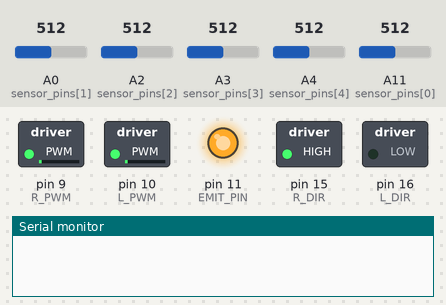
Bench run of a sketch on a simulated Arduino Mega 2560, built with avr-gcc and run on an emulated ATmega2560. Parts: switched loads named in the sketch (green lamp = pin HIGH), output pins drawn as LEDs (lit = HIGH), the last lines printed to the serial monitor. The test bench sets the inputs (shaded band); at power-on: A0 (sensor_pins[1]) = 512, A2 (sensor_pins[2]) = 512, A3 (sensor_pins[3]) = 512, A4 (sensor_pins[4]) = 512, A11 (sensor_pins[0]) = 512.

Above: at 0.1 s.
At 5.1 s:
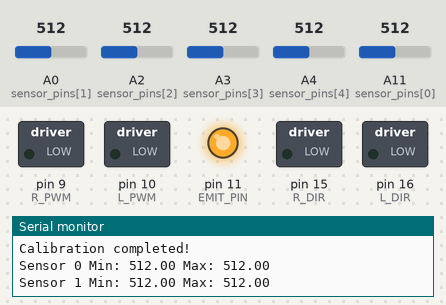
Timing chart, 0 to 6.6 s (numbered marks = the images above):
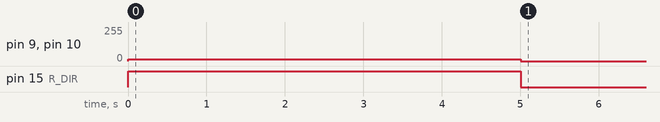

The sketch:

lineSensorTest.ino
```cpp
#include "LineSensors.h"
#include "Motors.h"

LineSensors_c line_sensors;
Motors_c motors;

bool calibrating = true;

void setup() {
    // 初始化串口通信
    Serial.begin(9600);

    // 初始化线传感器
    line_sensors.initialiseForADC();

    // 初始化电机
     motors.initialise();

    // 设置初始的最大最小值
    for (int sensor = 0; sensor < NUM_SENSORS; sensor++) {
        line_sensors.maximum[sensor] = 0;  // 初始最大值
        line_sensors.minimum[sensor] = 1023;  // 初始最小值
    }

    // 让小车开始旋转
    motors.setPWM(15, -15); // 设置电机反向旋转
}

void loop() {
    if (calibrating) {
        // 读取传感器的原始值
        line_sensors.readSensorsADC();

        // 更新每个传感器的最大值和最小值
        for (int sensor = 0; sensor < NUM_SENSORS; sensor++) {
            if (line_sensors.readings[sensor] > line_sensors.maximum[sensor]) {
                line_sensors.maximum[sensor] = line_sensors.readings[sensor];  // 更新最大值
            }
            if (line_sensors.readings[sensor] < line_sensors.minimum[sensor]) {
                line_sensors.minimum[sensor] = line_sensors.readings[sensor];  // 更新最小值
            }
        }

        // 让机器人旋转一段时间后停止校准
        delay(10);  // 给每次读取之间留出间隔
        if (millis() > 5000) {  // 校准5秒
            motors.setPWM(0, 0); // 停止电机旋转
            calibrating = false;
            Serial.println("Calibration completed!");

            // 输出校准后的最大值和最小值
            for (int sensor = 0; sensor < NUM_SENSORS; sensor++) {
                Serial.print("Sensor ");
                Serial.print(sensor);
                Serial.print(" Min: ");
                Serial.print(line_sensors.minimum[sensor]);
                Serial.print(" Max: ");
                Serial.println(line_sensors.maximum[sensor]);
            }
        }
    } else {
        // 校准完成后使用校准值读取传感器数据
        line_sensors.calcCalibratedADC();

        // 打印校准后的数据
        for (int sensor = 0; sensor < NUM_SENSORS; sensor++) {
            Serial.print("Calibrated sensor ");
            Serial.print(sensor);
            Serial.print(": ");
            Serial.println(line_sensors.calibrated[sensor], 4);  // 输出四位小数
        }

        delay(500);  // 每500毫秒输出一次
    }
}
```

LineSensors.h
```cpp
/***************************************
 ,        .       .           .     ,-.
 |        |       |           |        )
 |    ,-: |-. ,-. |-. ,-. ,-. |-      /
 |    | | | | `-. | | |-' |-' |      /
 `--' `-` `-' `-' ' ' `-' `-' `-'   '--'
****************************************/

// this #ifndef stops this file
// from being included mored than
// once by the compiler.
#ifndef _LINESENSORS_H
#define _LINESENSORS_H

// We will use all 5 line sensors (DN1 - 5)
// and so define a constant here, rather than
// type '5' in lots of places.
#define NUM_SENSORS 5

// Pin definitions
// This time, we will use an array to store the
// pin definitions.  This is a bit like a list.
// This way, we can either loop through the
// list automatically, or we can ask for a pin
// by indexing, e.g. sensor_pins[0] is A11,
// sensors_pins[1] is A0.
const int sensor_pins[ NUM_SENSORS ] = { A11, A0, A2, A3, A4 };

// This is the pin used to turn on the infra-
// red LEDs.
#define EMIT_PIN   11


// Class to operate the linesensors.
class LineSensors_c {

  public:

    // Store your readings into this array.
    // You can then access these readings elsewhere
    // by using the syntax line_sensors.readings[n];
    // Where n is a value [0:4]
    float readings[ NUM_SENSORS ];

    // Variables to store calibration constants.
    // Make use of these as a part of the exercises
    // in labsheet 2.
    float minimum[ NUM_SENSORS ];
    float maximum[ NUM_SENSORS ];
    float scaling[ NUM_SENSORS ];

    // Variable to store the calculated calibrated
    // (corrected) readings. Needs to be updated via
    // a function call, which is completed in
    // labsheet 2.
    float calibrated[ NUM_SENSORS ];

    // Constructor, must exist.
    LineSensor_c() {
      // leave this empty
    }

    // Refer to Labsheet 2: Approach 1
    // Fix areas marked ????
    // Use this function to setup the pins required
    // to perform an read of the line sensors using
    // the ADC.
    void initialiseForADC() {

      // Ensure that the IR LEDs are on
      // for line sensing
      pinMode( EMIT_PIN, OUTPUT );
      digitalWrite( EMIT_PIN, HIGH );

      // Configure the line sensor pins
      // DN1, DN2, DN3, DN4, DN5.
      for( int sensor = 0; sensor < NUM_SENSORS; sensor++ ) {
      pinMode(sensor_pins[sensor], INPUT_PULLUP);
      }

    } // End of initialiseForADC()


    // Refer to Labsheet 2: Approach 1
    // Fix areas marked ????
    // This function is as simple as using a call to
    // analogRead()
    void readSensorsADC() {

      // First, initialise the pins.
      // You need to complete this function (above).
      initialiseForADC();

      for( int sensor = 0; sensor < NUM_SENSORS; sensor++ ) {
      readings[sensor] = analogRead(sensor_pins[sensor]);
      }

    } // End of readSensorsADC()


    // Use this function to apply the calibration values
    // that were captured in your calibration routine.
    // Therefore, you will need to write a calibration
    // routine (see Labsheet 2)
    void calcCalibratedADC() {

      // Get latest readings (raw values)
      readSensorsADC();

      // Apply calibration values, store in calibrated[]
          for (int sensor = 0; sensor < NUM_SENSORS; sensor++) {
        // 防止除以零的情况
        if (maximum[sensor] != minimum[sensor]) {
            calibrated[sensor] = (readings[sensor] - minimum[sensor]) / (maximum[sensor] - minimum[sensor]);
        } else {
            calibrated[sensor] = 0.0; // 如果没有检测到变化，设置为0
        }
    }


    } // End of calcCalibratedADC()


    // Part of the Advanced Exercises for Labsheet 2
    void initialiseForDigital() {

      // Ensure that the IR LEDs are on
      // for line sensing
      pinMode( EMIT_PIN, OUTPUT );
      digitalWrite( EMIT_PIN, HIGH );

    } // End of initialiseForDigital()

    // Part of the Advanced Exercises for Labsheet 2
    void readSensorsDigital() {
    //  ???
    } // End of readSensorsDigital()

}; // End of LineSensor_c class defintion


#endif
```

Motors.h
```cpp
#ifndef _MOTORS_H
#define _MOTORS_H

// Correct Pin definitions
#define L_PWM 10
#define L_DIR 16
#define R_PWM 9
#define R_DIR 15

// Maximum PWM value
#define MAX_PWM 180.0

// Class to operate the motors.
class Motors_c {

  public:

    // Constructor, must exist.
    Motors_c() {
      // Leave empty. Ensure initialise() is called instead.
    }

    // Initialize motor pins
    void initialise() {
      // Set motor pins as outputs
      pinMode(L_PWM, OUTPUT);
      pinMode(L_DIR, OUTPUT);
      pinMode(R_PWM, OUTPUT);
      pinMode(R_DIR, OUTPUT);

      // Set initial direction
      digitalWrite(L_DIR, LOW);
      digitalWrite(R_DIR, LOW);
    }

    // Set PWM power for the motors
    void setPWM(float left_pwr, float right_pwr) {
      // Control left motor direction
      if (left_pwr < 0) {
        digitalWrite(L_DIR, HIGH);  // Reverse
        left_pwr = -left_pwr;       // Convert to positive for PWM
      } else {
        digitalWrite(L_DIR, LOW);   // Forward
      }

      // Control right motor direction
      if (right_pwr < 0) {
        digitalWrite(R_DIR, HIGH);  // Reverse
        right_pwr = -right_pwr;     // Convert to positive for PWM
      } else {
        digitalWrite(R_DIR, LOW);   // Forward
      }

      // Ensure PWM values are within range [0, MAX_PWM]
      left_pwr = constrain(left_pwr, 0, MAX_PWM);
      right_pwr = constrain(right_pwr, 0, MAX_PWM);

      // Write PWM to the motors
      analogWrite(L_PWM, (int)left_pwr);
      analogWrite(R_PWM, (int)right_pwr);
    }
};

#endif
```

Measured:
- by itself, pin 9 (R_PWM), pin 10 (L_PWM): 15/255 → 0/255 at 5.0 s
- by itself, pin 15 (R_DIR): HIGH → LOW at 5.0 s
